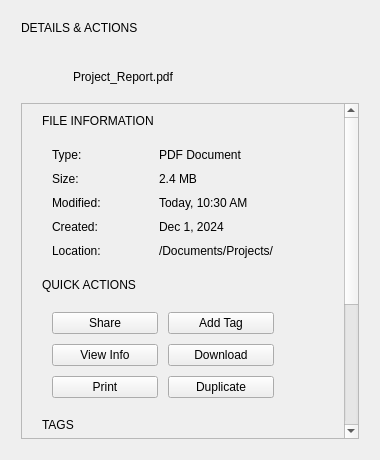
<?xml version="1.0" encoding="UTF-8"?>
<ui version="4.0">
 <class>CustomComponent</class>
 <widget class="QCustomComponent" name="CustomComponent">
  <property name="geometry">
   <rect>
    <x>0</x>
    <y>0</y>
    <width>400</width>
    <height>0</height>
   </rect>
  </property>
  <property name="windowTitle">
   <string>CustomComponent</string>
  </property>
  <layout class="QVBoxLayout" name="verticalLayout">
   <item>
    <widget class="QCustomHamburgerMenu" name="rightHamburgerMenu">
     <property name="acrylicEnabled" stdset="0">
      <bool>true</bool>
     </property>
     <property name="acrylicBlurRadius" stdset="0">
      <number>2</number>
     </property>
     <property name="position" stdset="0">
      <string>Right</string>
     </property>
     <property name="menuWidth" stdset="0">
      <number>800</number>
     </property>
     <property name="menuHeight" stdset="0">
      <number>599</number>
     </property>
     <property name="sizeWrap" stdset="0">
      <bool>true</bool>
     </property>
     <property name="center" stdset="0">
      <bool>true</bool>
     </property>
     <property name="toggleButtonName" stdset="0">
      <string>rightSideDrawerBtn</string>
     </property>
     <layout class="QVBoxLayout" name="verticalLayout_3">
      <property name="spacing">
       <number>10</number>
      </property>
      <property name="leftMargin">
       <number>10</number>
      </property>
      <property name="topMargin">
       <number>10</number>
      </property>
      <property name="rightMargin">
       <number>10</number>
      </property>
      <property name="bottomMargin">
       <number>10</number>
      </property>
      <item>
       <widget class="QWidget" name="rightDrawerWidget" native="true">
        <layout class="QVBoxLayout" name="verticalLayout_2">
         <property name="spacing">
          <number>0</number>
         </property>
         <property name="leftMargin">
          <number>0</number>
         </property>
         <property name="topMargin">
          <number>0</number>
         </property>
         <property name="rightMargin">
          <number>0</number>
         </property>
         <property name="bottomMargin">
          <number>0</number>
         </property>
         <item alignment="Qt::AlignmentFlag::AlignTop">
          <widget class="QWidget" name="headerSection" native="true">
           <layout class="QVBoxLayout" name="verticalLayout_4">
            <property name="spacing">
             <number>8</number>
            </property>
            <property name="leftMargin">
             <number>0</number>
            </property>
            <property name="topMargin">
             <number>0</number>
            </property>
            <property name="rightMargin">
             <number>0</number>
            </property>
            <property name="bottomMargin">
             <number>0</number>
            </property>
            <item>
             <widget class="QLabel" name="detailsHeaderLabel">
              <property name="text">
               <string>DETAILS &amp; ACTIONS</string>
              </property>
             </widget>
            </item>
            <item>
             <widget class="QCustomHorizontalSeparator" name="customHorizontalSeparator"/>
            </item>
            <item alignment="Qt::AlignmentFlag::AlignTop">
             <widget class="QWidget" name="selectedItemCard" native="true">
              <layout class="QHBoxLayout" name="horizontalLayout">
               <property name="spacing">
                <number>10</number>
               </property>
               <property name="leftMargin">
                <number>10</number>
               </property>
               <property name="topMargin">
                <number>10</number>
               </property>
               <property name="rightMargin">
                <number>10</number>
               </property>
               <property name="bottomMargin">
                <number>10</number>
               </property>
               <item>
                <widget class="QLabel" name="fileIconLabel">
                 <property name="minimumSize">
                  <size>
                   <width>32</width>
                   <height>32</height>
                  </size>
                 </property>
                 <property name="maximumSize">
                  <size>
                   <width>32</width>
                   <height>32</height>
                  </size>
                 </property>
                 <property name="text">
                  <string/>
                 </property>
                 <property name="pixmap">
                  <pixmap resource="../Qss/icons/_icons.qrc">:/material_design/icons/material_design/description.png</pixmap>
                 </property>
                 <property name="scaledContents">
                  <bool>true</bool>
                 </property>
                </widget>
               </item>
               <item alignment="Qt::AlignmentFlag::AlignVCenter">
                <widget class="QLabel" name="selectedItemLabel">
                 <property name="text">
                  <string>Project_Report.pdf</string>
                 </property>
                 <property name="alignment">
                  <set>Qt::AlignmentFlag::AlignLeading|Qt::AlignmentFlag::AlignLeft|Qt::AlignmentFlag::AlignVCenter</set>
                 </property>
                </widget>
               </item>
              </layout>
             </widget>
            </item>
           </layout>
          </widget>
         </item>
         <item>
          <widget class="QScrollArea" name="scrollArea">
           <property name="verticalScrollBarPolicy">
            <enum>Qt::ScrollBarPolicy::ScrollBarAsNeeded</enum>
           </property>
           <property name="horizontalScrollBarPolicy">
            <enum>Qt::ScrollBarPolicy::ScrollBarAlwaysOff</enum>
           </property>
           <property name="widgetResizable">
            <bool>true</bool>
           </property>
           <widget class="QWidget" name="scrollAreaWidgetContents">
            <property name="geometry">
             <rect>
              <x>0</x>
              <y>-77</y>
              <width>373</width>
              <height>712</height>
             </rect>
            </property>
            <layout class="QVBoxLayout" name="verticalLayout_5">
             <property name="spacing">
              <number>10</number>
             </property>
             <property name="leftMargin">
              <number>10</number>
             </property>
             <property name="topMargin">
              <number>10</number>
             </property>
             <property name="rightMargin">
              <number>50</number>
             </property>
             <property name="bottomMargin">
              <number>10</number>
             </property>
             <item>
              <widget class="QWidget" name="infoSection" native="true">
               <layout class="QVBoxLayout" name="verticalLayout_6">
                <property name="spacing">
                 <number>10</number>
                </property>
                <property name="leftMargin">
                 <number>10</number>
                </property>
                <property name="topMargin">
                 <number>0</number>
                </property>
                <property name="rightMargin">
                 <number>10</number>
                </property>
                <property name="bottomMargin">
                 <number>0</number>
                </property>
                <item>
                 <widget class="QLabel" name="infoSectionLabel">
                  <property name="text">
                   <string>FILE INFORMATION</string>
                  </property>
                 </widget>
                </item>
                <item>
                 <widget class="QWidget" name="infoCard" native="true">
                  <layout class="QGridLayout" name="gridLayout">
                   <property name="leftMargin">
                    <number>10</number>
                   </property>
                   <property name="topMargin">
                    <number>10</number>
                   </property>
                   <property name="rightMargin">
                    <number>10</number>
                   </property>
                   <property name="bottomMargin">
                    <number>10</number>
                   </property>
                   <property name="spacing">
                    <number>10</number>
                   </property>
                   <item row="0" column="0">
                    <widget class="QLabel" name="typeLabel">
                     <property name="text">
                      <string>Type:</string>
                     </property>
                    </widget>
                   </item>
                   <item row="0" column="1">
                    <widget class="QLabel" name="typeValue">
                     <property name="text">
                      <string>PDF Document</string>
                     </property>
                    </widget>
                   </item>
                   <item row="1" column="0">
                    <widget class="QLabel" name="sizeLabel">
                     <property name="text">
                      <string>Size:</string>
                     </property>
                    </widget>
                   </item>
                   <item row="1" column="1">
                    <widget class="QLabel" name="sizeValue">
                     <property name="text">
                      <string>2.4 MB</string>
                     </property>
                    </widget>
                   </item>
                   <item row="2" column="0">
                    <widget class="QLabel" name="modifiedLabel">
                     <property name="text">
                      <string>Modified:</string>
                     </property>
                    </widget>
                   </item>
                   <item row="2" column="1">
                    <widget class="QLabel" name="modifiedValue">
                     <property name="text">
                      <string>Today, 10:30 AM</string>
                     </property>
                    </widget>
                   </item>
                   <item row="3" column="0">
                    <widget class="QLabel" name="createdLabel">
                     <property name="text">
                      <string>Created:</string>
                     </property>
                    </widget>
                   </item>
                   <item row="3" column="1">
                    <widget class="QLabel" name="createdValue">
                     <property name="text">
                      <string>Dec 1, 2024</string>
                     </property>
                    </widget>
                   </item>
                   <item row="4" column="0">
                    <widget class="QLabel" name="locationLabel">
                     <property name="text">
                      <string>Location:</string>
                     </property>
                    </widget>
                   </item>
                   <item row="4" column="1">
                    <widget class="QLabel" name="locationValue">
                     <property name="text">
                      <string>/Documents/Projects/</string>
                     </property>
                    </widget>
                   </item>
                  </layout>
                 </widget>
                </item>
               </layout>
              </widget>
             </item>
             <item>
              <widget class="QWidget" name="quickActionsSection" native="true">
               <layout class="QVBoxLayout" name="verticalLayout_7">
                <property name="spacing">
                 <number>10</number>
                </property>
                <property name="leftMargin">
                 <number>10</number>
                </property>
                <property name="topMargin">
                 <number>0</number>
                </property>
                <property name="rightMargin">
                 <number>10</number>
                </property>
                <property name="bottomMargin">
                 <number>0</number>
                </property>
                <item>
                 <widget class="QLabel" name="actionsLabel">
                  <property name="text">
                   <string>QUICK ACTIONS</string>
                  </property>
                 </widget>
                </item>
                <item>
                 <widget class="QWidget" name="actionsGridWidget" native="true">
                  <layout class="QGridLayout" name="gridLayout_2">
                   <property name="leftMargin">
                    <number>10</number>
                   </property>
                   <property name="topMargin">
                    <number>10</number>
                   </property>
                   <property name="rightMargin">
                    <number>10</number>
                   </property>
                   <property name="bottomMargin">
                    <number>10</number>
                   </property>
                   <property name="spacing">
                    <number>10</number>
                   </property>
                   <item row="0" column="0">
                    <widget class="QPushButton" name="shareBtn">
                     <property name="text">
                      <string>Share</string>
                     </property>
                     <property name="icon">
                      <iconset resource="../Qss/icons/_icons.qrc">
                       <normaloff>:/material_design/icons/material_design/share.png</normaloff>:/material_design/icons/material_design/share.png</iconset>
                     </property>
                    </widget>
                   </item>
                   <item row="0" column="1">
                    <widget class="QPushButton" name="tagBtn">
                     <property name="text">
                      <string>Add Tag</string>
                     </property>
                     <property name="icon">
                      <iconset resource="../Qss/icons/_icons.qrc">
                       <normaloff>:/material_design/icons/material_design/tag.png</normaloff>:/material_design/icons/material_design/tag.png</iconset>
                     </property>
                    </widget>
                   </item>
                   <item row="1" column="0">
                    <widget class="QPushButton" name="infoBtn">
                     <property name="text">
                      <string>View Info</string>
                     </property>
                     <property name="icon">
                      <iconset resource="../Qss/icons/_icons.qrc">
                       <normaloff>:/material_design/icons/material_design/info.png</normaloff>:/material_design/icons/material_design/info.png</iconset>
                     </property>
                    </widget>
                   </item>
                   <item row="1" column="1">
                    <widget class="QPushButton" name="downloadBtn">
                     <property name="text">
                      <string>Download</string>
                     </property>
                     <property name="icon">
                      <iconset resource="../Qss/icons/_icons.qrc">
                       <normaloff>:/material_design/icons/material_design/file_download.png</normaloff>:/material_design/icons/material_design/file_download.png</iconset>
                     </property>
                    </widget>
                   </item>
                   <item row="2" column="0">
                    <widget class="QPushButton" name="printBtn">
                     <property name="text">
                      <string>Print</string>
                     </property>
                     <property name="icon">
                      <iconset resource="../Qss/icons/_icons.qrc">
                       <normaloff>:/material_design/icons/material_design/print.png</normaloff>:/material_design/icons/material_design/print.png</iconset>
                     </property>
                    </widget>
                   </item>
                   <item row="2" column="1">
                    <widget class="QPushButton" name="duplicateBtn">
                     <property name="text">
                      <string>Duplicate</string>
                     </property>
                     <property name="icon">
                      <iconset resource="../Qss/icons/_icons.qrc">
                       <normaloff>:/material_design/icons/material_design/content_copy.png</normaloff>:/material_design/icons/material_design/content_copy.png</iconset>
                     </property>
                    </widget>
                   </item>
                  </layout>
                 </widget>
                </item>
               </layout>
              </widget>
             </item>
             <item>
              <widget class="QWidget" name="tagsSection" native="true">
               <layout class="QVBoxLayout" name="verticalLayout_8">
                <property name="spacing">
                 <number>10</number>
                </property>
                <property name="leftMargin">
                 <number>10</number>
                </property>
                <property name="topMargin">
                 <number>0</number>
                </property>
                <property name="rightMargin">
                 <number>10</number>
                </property>
                <property name="bottomMargin">
                 <number>0</number>
                </property>
                <item>
                 <widget class="QLabel" name="tagsLabel">
                  <property name="text">
                   <string>TAGS</string>
                  </property>
                 </widget>
                </item>
                <item>
                 <widget class="QWidget" name="tagsCard" native="true">
                  <layout class="QHBoxLayout" name="horizontalLayout_2">
                   <property name="spacing">
                    <number>10</number>
                   </property>
                   <property name="leftMargin">
                    <number>10</number>
                   </property>
                   <property name="topMargin">
                    <number>10</number>
                   </property>
                   <property name="rightMargin">
                    <number>10</number>
                   </property>
                   <property name="bottomMargin">
                    <number>10</number>
                   </property>
                   <item>
                    <widget class="QLabel" name="tag1">
                     <property name="text">
                      <string>#report</string>
                     </property>
                    </widget>
                   </item>
                   <item>
                    <widget class="QLabel" name="tag2">
                     <property name="text">
                      <string>#project</string>
                     </property>
                    </widget>
                   </item>
                   <item>
                    <widget class="QLabel" name="tag3">
                     <property name="text">
                      <string>#important</string>
                     </property>
                    </widget>
                   </item>
                   <item>
                    <spacer name="horizontalSpacer">
                     <property name="orientation">
                      <enum>Qt::Orientation::Horizontal</enum>
                     </property>
                     <property name="sizeHint" stdset="0">
                      <size>
                       <width>40</width>
                       <height>20</height>
                      </size>
                     </property>
                    </spacer>
                   </item>
                  </layout>
                 </widget>
                </item>
               </layout>
              </widget>
             </item>
             <item>
              <widget class="QWidget" name="activitySection" native="true">
               <layout class="QVBoxLayout" name="verticalLayout_9">
                <property name="spacing">
                 <number>10</number>
                </property>
                <property name="leftMargin">
                 <number>10</number>
                </property>
                <property name="topMargin">
                 <number>0</number>
                </property>
                <property name="rightMargin">
                 <number>10</number>
                </property>
                <property name="bottomMargin">
                 <number>0</number>
                </property>
                <item>
                 <widget class="QLabel" name="activityLabel">
                  <property name="text">
                   <string>RECENT ACTIVITY</string>
                  </property>
                 </widget>
                </item>
                <item>
                 <widget class="QListWidget" name="activityList">
                  <property name="maximumSize">
                   <size>
                    <width>16777215</width>
                    <height>120</height>
                   </size>
                  </property>
                  <item>
                   <property name="text">
                    <string>Viewed by you - 2 hours ago</string>
                   </property>
                   <property name="icon">
                    <iconset resource="../Qss/icons/_icons.qrc">
                     <normaloff>:/material_design/icons/material_design/visibility.png</normaloff>:/material_design/icons/material_design/visibility.png</iconset>
                   </property>
                  </item>
                  <item>
                   <property name="text">
                    <string>Modified - Today, 10:30 AM</string>
                   </property>
                   <property name="icon">
                    <iconset resource="../Qss/icons/_icons.qrc">
                     <normaloff>:/material_design/icons/material_design/edit.png</normaloff>:/material_design/icons/material_design/edit.png</iconset>
                   </property>
                  </item>
                  <item>
                   <property name="text">
                    <string>Shared with Team - Yesterday</string>
                   </property>
                   <property name="icon">
                    <iconset resource="../Qss/icons/_icons.qrc">
                     <normaloff>:/material_design/icons/material_design/group.png</normaloff>:/material_design/icons/material_design/group.png</iconset>
                   </property>
                  </item>
                 </widget>
                </item>
               </layout>
              </widget>
             </item>
             <item>
              <widget class="QWidget" name="dangerSection" native="true">
               <layout class="QVBoxLayout" name="verticalLayout_10">
                <property name="spacing">
                 <number>10</number>
                </property>
                <property name="leftMargin">
                 <number>10</number>
                </property>
                <property name="topMargin">
                 <number>0</number>
                </property>
                <property name="rightMargin">
                 <number>10</number>
                </property>
                <property name="bottomMargin">
                 <number>0</number>
                </property>
                <item>
                 <widget class="QLabel" name="dangerLabel">
                  <property name="text">
                   <string>DANGER ZONE</string>
                  </property>
                 </widget>
                </item>
                <item>
                 <widget class="QPushButton" name="deleteBtn">
                  <property name="text">
                   <string>Delete File</string>
                  </property>
                  <property name="icon">
                   <iconset resource="../Qss/icons/_icons.qrc">
                    <normaloff>:/material_design/icons/material_design/delete.png</normaloff>:/material_design/icons/material_design/delete.png</iconset>
                  </property>
                 </widget>
                </item>
               </layout>
              </widget>
             </item>
             <item>
              <spacer name="verticalSpacer">
               <property name="orientation">
                <enum>Qt::Orientation::Vertical</enum>
               </property>
               <property name="sizeHint" stdset="0">
                <size>
                 <width>20</width>
                 <height>40</height>
                </size>
               </property>
              </spacer>
             </item>
            </layout>
           </widget>
          </widget>
         </item>
        </layout>
       </widget>
      </item>
     </layout>
    </widget>
   </item>
  </layout>
 </widget>
 <customwidgets>
  <customwidget>
   <class>QCustomHamburgerMenu</class>
   <extends>QWidget</extends>
   <header>Custom_Widgets.QCustomHamburgerMenu</header>
   <container>1</container>
  </customwidget>
  <customwidget>
   <class>QCustomHorizontalSeparator</class>
   <extends>QWidget</extends>
   <header>Custom_Widgets.QCustomHorizontalSeparator</header>
  </customwidget>
  <customwidget>
   <class>QCustomComponent</class>
   <extends>QWidget</extends>
   <header>Custom_Widgets.QCustomComponent</header>
   <container>1</container>
  </customwidget>
 </customwidgets>
 <resources>
  <include location="../Qss/icons/_icons.qrc"/>
 </resources>
 <connections/>
</ui>
